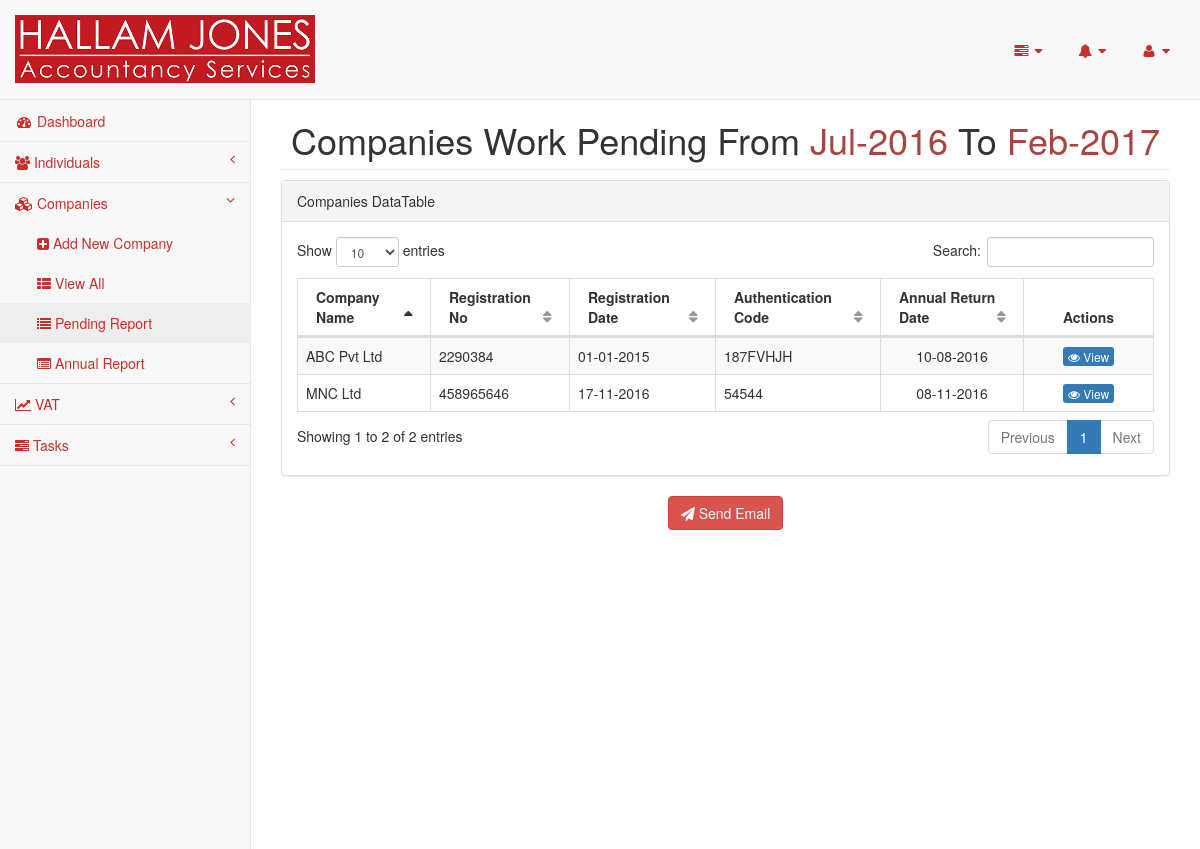
Screenshot of /pages/companies-pending-report.php (signed in) with the database file from the repository.
### tables this page shows
CREATE TABLE `companies` (
  `id` int(11) NOT NULL,
  `client_id` varchar(200) NOT NULL,
  `company_name` varchar(200) NOT NULL,
  `registration_number` bigint(10) NOT NULL,
  `registration_date` date NOT NULL,
  `authentication_code` varchar(8) NOT NULL,
  `trade_description` varchar(250) NOT NULL,
  `registered_address` varchar(250) NOT NULL,
  `utr` bigint(10) NOT NULL,
  `year_end` date NOT NULL,
  `directors` varchar(200) NOT NULL,
  `no_of_shares` int(11) NOT NULL,
  `aggregate_nominal_value` int(11) NOT NULL,
  `share_class` varchar(100) NOT NULL,
  `shares_issued` int(11) NOT NULL,
  `amount_paid` int(11) NOT NULL,
  `amount_unpaid` int(11) NOT NULL,
  `total_aggregate_value` int(11) NOT NULL,
  `paye_office_code` varchar(8) NOT NULL,
  `paye_reference` varchar(100) NOT NULL,
  `vat_registered` enum('Yes','No') NOT NULL,
  `main_contact` int(11) NOT NULL,
  `reference` enum('HJ','MSI') NOT NULL,
  `annual_return_date` date NOT NULL,
  `accountancy_fee` int(8) NOT NULL,
  `registered_office_charge` enum('Yes','No') NOT NULL,
  `registered_office_charge_fee` int(8) NOT NULL,
  `payroll_charge` enum('Yes','No') NOT NULL,
  `payroll_charge_fee` int(8) NOT NULL,
  `payroll_required` enum('Yes','No') NOT NULL DEFAULT 'No',
  `no_of_shareholder` int(4) NOT NULL,
  `no_of_note` int(4) NOT NULL
);

### pages/companies-pending-report-query.php (called while the page is built, shortened)
<?php
$last_month= date('M-Y', strtotime('last month'));
$eight_months_before_last_month = date('M-Y', strtotime('-7 months', strtotime($last_month)));
$last_day_last_month= date('d-m-Y', strtotime('last day of last month'));
$regexp_string_for_last_eight_months = $last_day_last_month ;
for($j=2; $j<=8; $j++){
    $last_day_last_month = date('d-m-Y', strtotime('last day of -'.$j.' month'));
    $regexp_string_for_last_eight_months = $regexp_string_for_last_eight_months.'|'.$last_day_last_month;
}
$resultCompaniesPending = mysqli_query($db->db_conn, "SELECT * FROM companies WHERE year_end < '$fist_day_of_current_month' AND id NOT IN (SELECT companies.id as id FROM companies INNER JOIN companies_account_submission_years ON companies.id = companies_account_submission_years.company_id WHERE (companies_account_submission_years.account_submitted_to_hmrc_years REGEXP '$regexp_string_for_last_eight_months') AND (companies_account_submission_years.account_submitted_to_companies_house_years REGEXP '$regexp_string_for_last_eight_months'))");
?>

### pages/dbconnection.php (called while the page is built, shortened)
<?php
class Dbconnection{
	protected $db_name = "hallam";
	protected $db_user = "root";
	protected $db_pass = "";
	protected $db_host = "localhost";
	public function connect(){
		$this->db_conn = mysqli_connect($this->db_host, $this->db_user, $this->db_pass, $this->db_name);
		return true;
	}
}
$db=new Dbconnection();
?>

### pages/constants.php (called while the page is built, shortened)
<?php
$fist_day_of_current_month = date('Y-m-d', strtotime('first day of this month'));
?>

### pages/companies-pending-report.php (the view, shortened to what this page needs)
<?php
require_once('header.php');
require_once('sidebar.php');
?>
        <div id="page-wrapper">
            <div class="row">
                <div class="col-lg-12">
                    <h1 class="page-header text-center">Companies Work Pending From
                        <?php
                        echo '<span class="text-danger">'.$eight_months_before_last_month.'</span> To <span class="text-danger">'.$last_month.'</span>';
                        ?>
                    </h1>
                </div>
            </div>
            <div class="row">
                <div class="col-lg-12">
                    <div class="panel panel-default">
                        <div class="panel-heading">
                            Companies DataTable
                        </div>
                        <div class="panel-body">
                            <div class="dataTable_wrapper table-responsive">
                                <table class="table table-striped table-bordered table-hover" id="dataTables-example">
                                    <thead>
                                        <tr>
                                            <th>Company Name</th>
                                            <th>Registration No</th>
                                            <th>Registration Date</th>
                                            <th>Authentication Code</th>
                                            <th>Annual Return Date</th>
                                            <th class="remove-shorting-icons text-center" style="width:93px;">Actions</th>
                                        </tr>
                                    </thead>
                                    <tbody>
                                        <?php
                                        if($resultCompaniesPending->num_rows > 0){
                                            while($row = $resultCompaniesPending->fetch_array()){
                                                echo '<tr class="odd gradeA">
                                                    <td>'.$row["company_name"].'</td>
                                                    <td>'.$row["registration_number"].'</td>
                                                    <td>'.date('d-m-Y', strtotime($row["registration_date"])).'</td>
                                                    <td class="center">'.$row["authentication_code"].'</td>
                                                    <td class="text-center">'.date('d-m-Y', strtotime($row['annual_return_date'])).'</td>
                                                    <td class="text-center">
                                                        <a class="btn-xs btn-primary" href="company.php?id='.$row["id"].'"><i class="fa fa-eye"></i> View</a>
                                                    </td>
                                                </tr>';
                                            }
                                        }else{
                                            echo '<tr class="odd gradeA">
                                                    <td colspan="6"><div class="error-message">No data found</div></td>
                                                </tr>';
                                        }
                                        ?>
                                    </tbody>
                                </table>
                            </div>
                        </div>
                    </div>
                </div>
            </div>
            <div class="row text-center">
                <button class="btn btn-danger"  data-toggle="modal" data-target="#emailCompaniesModal"><i class="fa fa-send"></i> Send Email</button>
        </div>
<?php require_once('footer.php');?>

### rows the page displays
companies: company_name "ABC Pvt Ltd", registration_number "2290384", registration_date "01-01-2015", authentication_code "187FVHJH", annual_return_date "10-08-2016"
companies: company_name "MNC Ltd", registration_number "458965646", registration_date "17-11-2016", authentication_code "54544", annual_return_date "08-11-2016"

### other values shown
$eight_months_before_last_month "Jul-2016"
